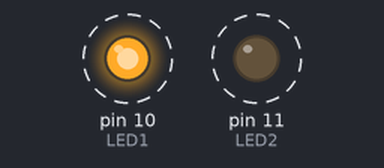
A sketch run on a simulated Arduino Uno, built with avr-gcc and run on an emulated ATmega328P. Parts: output pins drawn as LEDs (lit = HIGH). Dashed ring = blinking.

Above: at 0.5 s.
Timing chart, 0 to 4.6 s (numbered marks = the images above):
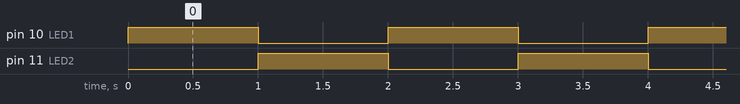

Measured:
- by itself, pin 10 (LED1), pin 11 (LED2): alternates HIGH for 1.0 s and LOW for 1.0 s

The sketch:

BC4A-4.1.ino
```cpp
/*
  Beginning C For Arduino
  4-1
  Alternate Blink
  Alternates between two LEDs one second, repeatedly
*/

const int LED1 = 10;
const int LED2 = 11;

// the setup function runs once when you press reset or power the board
void setup() {
  // initialize digital LED pins as an output.
  pinMode(LED1, OUTPUT);
  pinMode(LED2, OUTPUT);
}

// the loop function runs over and over again forever
void loop() {
  digitalWrite(LED1, HIGH);   // turn LED1 on (HIGH is the voltage level)
  digitalWrite(LED2, LOW);    // turn LED2 off
  delay(1000);                       // wait for a second
  digitalWrite(LED1, LOW);    // turn LED1 off by making the voltage LOW
  digitalWrite(LED2, HIGH);   // turn LED2 on
  delay(1000);                       // wait for a second
}
```
